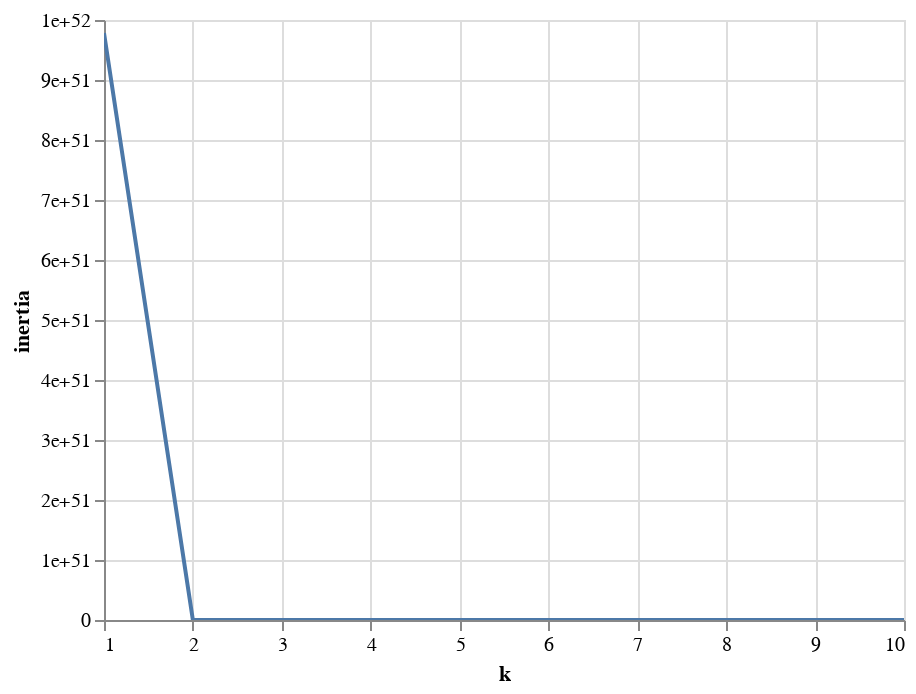

This figure's notebook cell:
### Code cell
# Create Elbow chart using altair
alt.Chart(df_elbow).mark_line().encode(
    x='k',
    y='inertia'
).interactive()

### Figure 1 — Vega-Lite specification as saved in the notebook (floating-point values rounded to 4 significant figures)
{"config": {"view": {"continuousWidth": 400, "continuousHeight": 300}}, "data": {"name": "data-befaa218def3743800e32ae849c3c235"}, "mark": "line", "encoding": {"x": {"type": "quantitative", "field": "k"}, "y": {"type": "quantitative", "field": "inertia"}}, "selection": {"selector001": {"type": "interval", "bind": "scales", "encodings": ["x", "y"]}}, "$schema": "https://vega.github.io/schema/vega-lite/v4.8.1.json", "datasets": {"data-befaa218def3743800e32ae849c3c235": [{"k": 1, "inertia": 9.784e+51}, {"k": 2, "inertia": 1.523e+35}, {"k": 3, "inertia": 5.144e+32}, {"k": 4, "inertia": 1.407e+32}, {"k": 5, "inertia": 1.397e+31}, {"k": 6, "inertia": 6.164e+30}, {"k": 7, "inertia": 1.331e+30}, {"k": 8, "inertia": 1.74e+29}, {"k": 9, "inertia": 1.687e+29}, {"k": 10, "inertia": 1.602e+29}]}}
